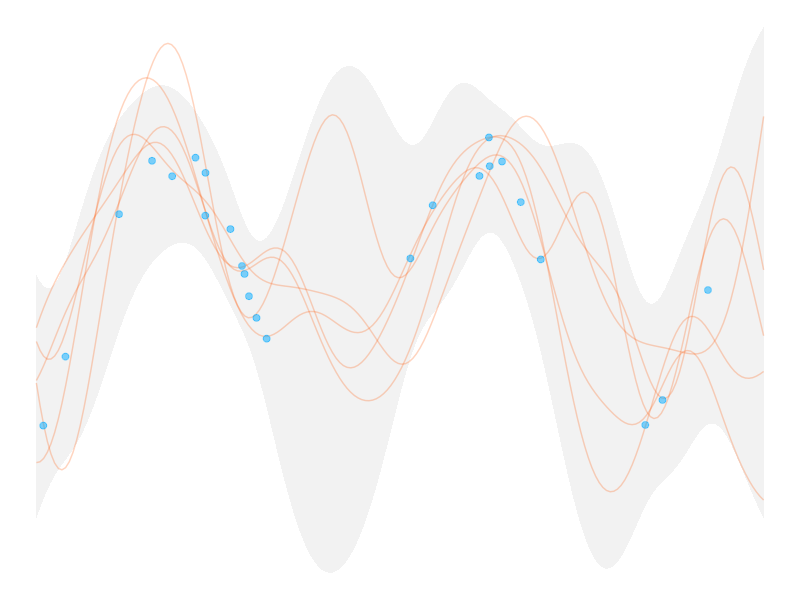
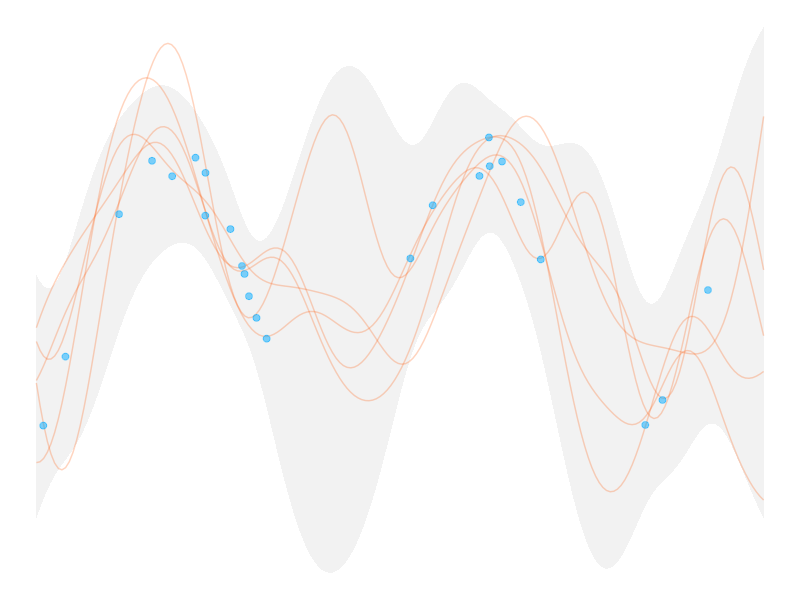
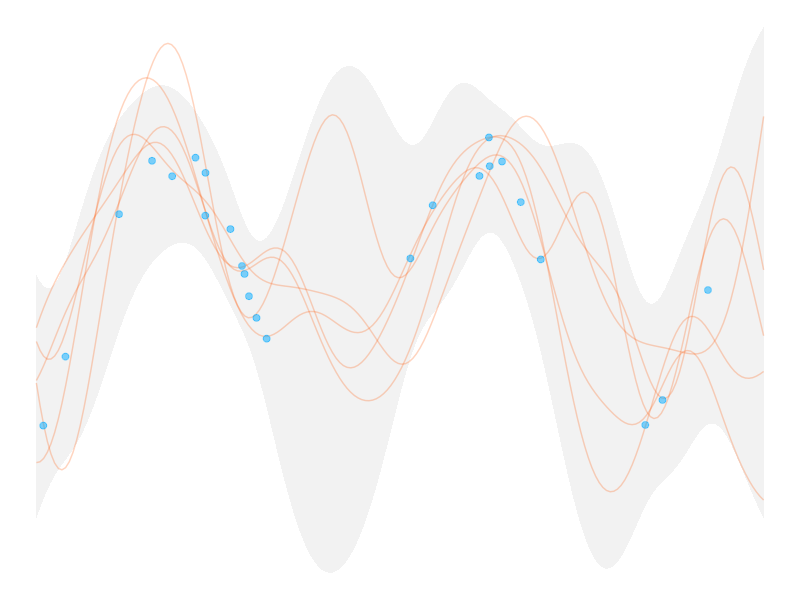

These charts were generated, in order, by the following R code:

# from the GP chapter

set.seed(1234)

library(tidyverse)

l = 1            # for l, sigma_f, sigma_n, see note at covariance function
sigma_f = 1      
sigma_n = .25 
k_eps   = 1e-8   # see note at Kstarstar
n_prior = 5      # number of prior draws
n_post_pred = 5  # number of posterior predictive draws


N = 25
X_train = 15 * (runif(N) - .5)  
n_train = length(X_train)

# kept sine function for comparison to noise free result
y_train = sin(X_train) + rnorm(n = n_train, sd = .1)  

X_test = seq(-7.5, 7.5, length = 200)
n_test = length(X_test)

gp_mu <- function(x) {
  map_dbl(x, function(x) x = 0)
}

gp_K <- function(
  x,
  y = NULL,
  l = 1,
  sigma_f = 1,
  sigma_n = .5
) {
  
  if(!is.null(y)){
    sigma_f * exp( -(1/(2 * l^2)) * as.matrix(dist(x, upper = TRUE, diag = TRUE) ^ 2) ) +
      sigma_n*diag(length(x))    
  }
  else{
    sigma_f * exp( -(1/(2 * l^2)) * as.matrix(dist(x, upper = TRUE, diag = TRUE) ^ 2) )
  }  
}

Ky = gp_K(
  x = X_train,
  y = y_train,
  l = l,
  sigma_f = sigma_f,
  sigma_n = sigma_n
)

# initial matrix
K_ = gp_K(
  c(X_train, X_test),
  l = l,
  sigma_f = sigma_f,
  sigma_n = sigma_n
)

Kstar  = K_[1:n_train, (n_train+1):ncol(K_)]                    # dim = N x N*
tKstar = t(Kstar)                                               # dim = N* x N
Kstarstar = K_[(n_train+1):nrow(K_), (n_train+1):ncol(K_)] +    # dim = N* x N*
  k_eps*diag(n_test)      # the k_eps part is for positive definiteness

Kyinv = solve(Ky)

post_mu = gp_mu(X_test) + tKstar %*% Kyinv %*% (y_train - gp_mu(X_train))
post_K  = Kstarstar - tKstar %*% Kyinv %*% Kstar
s2 = diag(post_K)


y_pp = data.frame(t(MASS::mvrnorm(n_post_pred, mu = post_mu, Sigma = post_K)))

pp_data = data.frame(
  x = X_test,
  y = y_pp,
  fmean = post_mu, 
  se_lower = post_mu - 2 * sqrt(s2),
  se_upper = post_mu + 2 * sqrt(s2)
) %>% 
  pivot_longer(starts_with('y'), names_to = 'variable')


ggplot(aes(x = x, y = value), data = pp_data) +
  geom_ribbon(aes(ymin = se_lower, ymax = se_upper, group = variable),
              fill = 'gray95') +
  geom_line(aes(group = variable), color = '#ff550040', size = .5) +
  geom_point(
    aes(x = X_train, y = y_train),
    data = data.frame(X_train, y_train),
    color = '#00aaff80',
    size = 2
  ) +
  labs(x = '', y = '') +
  theme_void()

ggsave('img/title_plot.svg',  bg = "transparent")
ggsave('img/title_plot.png',  bg = "transparent")
